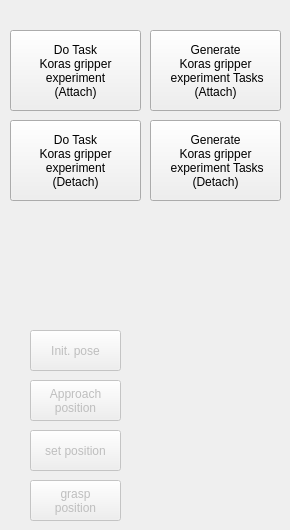
   <widget class="QWidget" name="tab_15">
    <attribute name="title">
     <string>Gripper_test</string>
    </attribute>
    <widget class="QPushButton" name="pushButton_setUIJSPosition_gripperExperiment_2">
     <property name="enabled">
      <bool>false</bool>
     </property>
     <property name="geometry">
      <rect>
       <x>30</x>
       <y>380</y>
       <width>91</width>
       <height>41</height>
      </rect>
     </property>
     <property name="text">
      <string>Approach
position</string>
     </property>
    </widget>
    <widget class="QPushButton" name="pushButton_setUIJSPosition_gripperExperiment_3">
     <property name="enabled">
      <bool>false</bool>
     </property>
     <property name="geometry">
      <rect>
       <x>30</x>
       <y>430</y>
       <width>91</width>
       <height>41</height>
      </rect>
     </property>
     <property name="text">
      <string>set position</string>
     </property>
    </widget>
    <widget class="QPushButton" name="pushButton_setUIJSPosition_gripperExperiment_1">
     <property name="enabled">
      <bool>false</bool>
     </property>
     <property name="geometry">
      <rect>
       <x>30</x>
       <y>330</y>
       <width>91</width>
       <height>41</height>
      </rect>
     </property>
     <property name="text">
      <string>Init. pose</string>
     </property>
    </widget>
    <widget class="QPushButton" name="task_pushButton_genTask_gripperExperiment">
     <property name="enabled">
      <bool>true</bool>
     </property>
     <property name="geometry">
      <rect>
       <x>150</x>
       <y>30</y>
       <width>131</width>
       <height>81</height>
      </rect>
     </property>
     <property name="sizePolicy">
      <sizepolicy hsizetype="Preferred" vsizetype="Preferred">
       <horstretch>0</horstretch>
       <verstretch>0</verstretch>
      </sizepolicy>
     </property>
     <property name="text">
      <string>Generate
Koras gripper
 experiment Tasks
(Attach)</string>
     </property>
    </widget>
    <widget class="QPushButton" name="pushButton_doTask_gripperExperiment">
     <property name="enabled">
      <bool>true</bool>
     </property>
     <property name="geometry">
      <rect>
       <x>10</x>
       <y>30</y>
       <width>131</width>
       <height>81</height>
      </rect>
     </property>
     <property name="layoutDirection">
      <enum>Qt::LeftToRight</enum>
     </property>
     <property name="text">
      <string>Do Task
Koras gripper
experiment
(Attach)</string>
     </property>
     <property name="checkable">
      <bool>true</bool>
     </property>
    </widget>
    <widget class="QPushButton" name="pushButton_setUIJSPosition_gripperExperiment_4">
     <property name="enabled">
      <bool>false</bool>
     </property>
     <property name="geometry">
      <rect>
       <x>30</x>
       <y>480</y>
       <width>91</width>
       <height>41</height>
      </rect>
     </property>
     <property name="text">
      <string>grasp
position</string>
     </property>
    </widget>
    <widget class="QPushButton" name="task_pushButton_genTask_gripperExperimentTipDetach">
     <property name="enabled">
      <bool>true</bool>
     </property>
     <property name="geometry">
      <rect>
       <x>150</x>
       <y>120</y>
       <width>131</width>
       <height>81</height>
      </rect>
     </property>
     <property name="sizePolicy">
      <sizepolicy hsizetype="Preferred" vsizetype="Preferred">
       <horstretch>0</horstretch>
       <verstretch>0</verstretch>
      </sizepolicy>
     </property>
     <property name="text">
      <string>Generate
Koras gripper
 experiment Tasks
(Detach)</string>
     </property>
    </widget>
    <widget class="QPushButton" name="pushButton_doTask_gripperExperimentTipDetach">
     <property name="enabled">
      <bool>true</bool>
     </property>
     <property name="geometry">
      <rect>
       <x>10</x>
       <y>120</y>
       <width>131</width>
       <height>81</height>
      </rect>
     </property>
     <property name="layoutDirection">
      <enum>Qt::LeftToRight</enum>
     </property>
     <property name="text">
      <string>Do Task
Koras gripper
experiment
(Detach)</string>
     </property>
     <property name="checkable">
      <bool>true</bool>
     </property>
    </widget>
   </widget>
